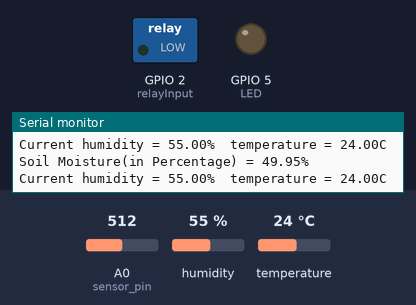
A sketch run on a simulated ESP8266 (NodeMCU). Parts: switched loads named in the sketch (green lamp = pin HIGH), output pins drawn as LEDs (lit = HIGH), the last lines printed to the serial monitor. The inputs (shaded band) are chosen by the test bench; at power-on: A0 (sensor_pin) = 512, humidity 55 %, temperature 24 °C. WiFi joins after 1.5 s; servers stay silent unless stated.

Above: at 3.0 s.
3.1 s: A0 (sensor_pin) set to 800
5.1 s: A0 (sensor_pin) set to 835
At 6.5 s:
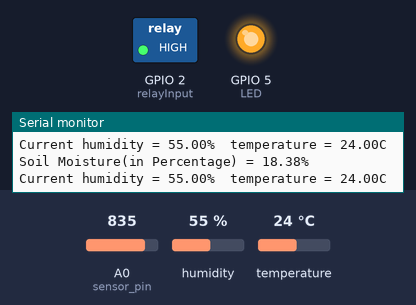
7.4 s: A0 (sensor_pin) set to 716
At 8.9 s:
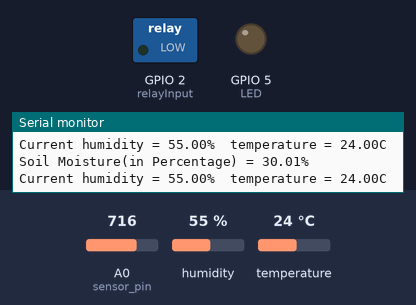
9.5 s: A0 (sensor_pin) set to 900
At 11.3 s:
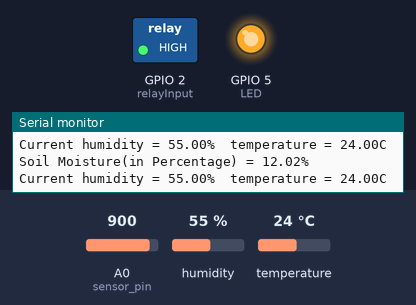
Timing chart, 0 to 12.5 s (numbered marks = the images above; inputs shaded):
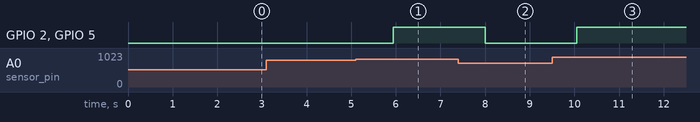

Measured:
- the behaviour switches between 818 and 819 on A0 (sensor_pin) (found by bisection; images 0 and 1)
- after the input at 5.1 s, GPIO 2 (relayInput), GPIO 5 (LED): LOW → HIGH after 0.85 s
- after the input at 7.4 s, GPIO 2 (relayInput), GPIO 5 (LED): HIGH → LOW after 0.60 s
- after the input at 9.5 s, GPIO 2 (relayInput), GPIO 5 (LED): LOW → HIGH after 0.56 s

The sketch:

sf.ino
```cpp
#include "DHT.h"
#define DHTTYPE DHT11
#define dht_dpin 0
#define BLYNK_PRINT Serial
#include <ESP8266WiFi.h>
#include <BlynkSimpleEsp8266.h>

const int sensor_pin = A0;  /* Connect Soil moisture analog sensor pin to A0 of NodeMCU */
int relayInput = 2; // the input to the relay pin

char auth[] = "96185eb907904d209bddb196f0280051";
char ssid[] = "SARMAH's_5Ghz";
char pass[] = "Swandeep@1998";

BlynkTimer timer;

int LED=5;//D1
float t;
float h;
int moisture_soil;
int moisture_percentage;
DHT dht(dht_dpin, DHTTYPE);


void temperature()
{
  Blynk.virtualWrite(V6, t);
}

void moisture()
{
  Blynk.virtualWrite(V2,moisture_soil);
}

void humidity()
{
  Blynk.virtualWrite(V5, h);
}

void setup() {
  Serial.begin(9600); /* Define baud rate for serial communication */
  Blynk.begin(auth, ssid, pass);
  dht.begin();
  Serial.println("Humidity and temperature\n\n");
  timer.setInterval(1000L, temperature);
  timer.setInterval(1000L, humidity);
  pinMode(LED,OUTPUT);
  pinMode(relayInput, OUTPUT); // initialize pin as OUTPUT

}

void loop() {
  float moisture_percentage;

  moisture_percentage = ( 100.00 - ( (analogRead(sensor_pin)/1023.00) * 100.00 ));

  Serial.print("Soil Moisture(in Percentage) = ");
  Serial.print(moisture_percentage);
  moisture_soil=moisture_percentage;
  Serial.println("%");
  if(moisture_percentage>20)
  {
    digitalWrite(relayInput,LOW);
    digitalWrite(LED,LOW);
  }
  else
  {
    digitalWrite(relayInput,HIGH);
    digitalWrite(LED,HIGH);
  }

  h = dht.readHumidity();
  t = dht.readTemperature();
  Serial.print("Current humidity = ");
  Serial.print(h);
  Serial.print("%  ");
  Serial.print("temperature = ");
  Serial.print(t);
  Serial.println("C  ");
  delay(1000);

  Blynk.run();
  timer.run();
}
```
